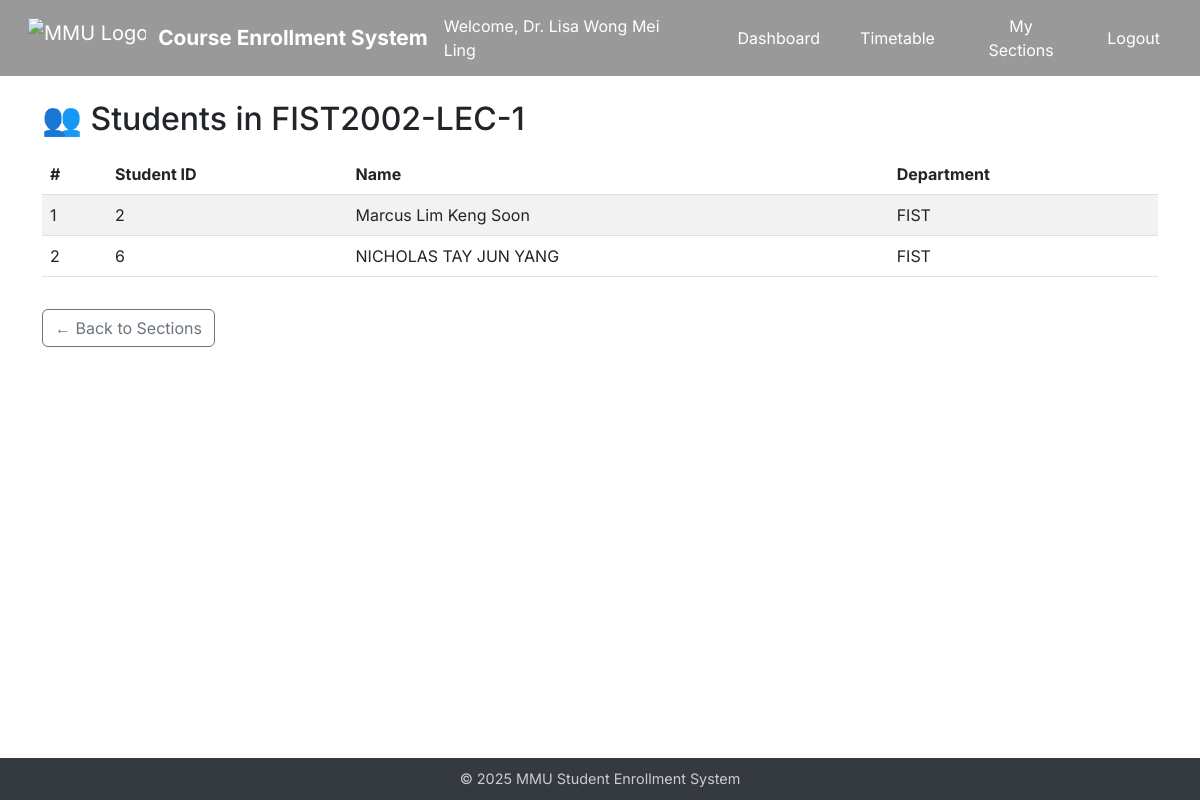
The page /instructor/section/7/students (signed in) on the database its author committed.
### app/models.py (models this page shows, shortened)
class Instructor(UserMixin, db.Model):
    id = db.Column(db.Integer, primary_key=True)
    name = db.Column(db.String(128), nullable=False)
    email = db.Column(db.String(128), unique=True, nullable=False)
    password_hash = db.Column(db.String(128))
    title = db.Column(db.String(64))         # 职称，例如 Lecturer
    department = db.Column(db.String(128))   # 部门，例如 FIST
    office = db.Column(db.String(128))       # 办公地址
    phone = db.Column(db.String(32))         # 电话
    biography = db.Column(db.Text)           # 个人简介
    profile_pic = db.Column(db.String(128))  # 头像路径
    @property
    def is_instructor(self):
        return True
    @property
    def is_admin(self):
        return False
    @property
    def is_student(self):
        return False

class Section(db.Model):
    id = db.Column(db.Integer, primary_key=True)
    course_id = db.Column(db.Integer, db.ForeignKey('course.id'), nullable=False)
    name = db.Column(db.String(20), nullable=False)
    type = db.Column(db.String(20), nullable=False)
    location = db.Column(db.String(128), nullable=False)    # ✅ 加这个
    day = db.Column(db.String(20), nullable=False)
    start_time = db.Column(db.Time, nullable=False)         # ✅ 建议用标准时间类型
    end_time = db.Column(db.Time, nullable=False)
    quota = db.Column(db.Integer, nullable=False)
    instructor_id = db.Column(db.Integer, db.ForeignKey("instructor.id"))
    instructor = db.relationship('Instructor', backref='sections')
    course = db.relationship("Course", back_populates="sections")
    enrollments = db.relationship("Enrollment", back_populates="section", cascade="all, delete")

class Student(UserMixin, db.Model):
    id = db.Column(db.Integer, primary_key=True)
    name = db.Column(db.String(64))
    email = db.Column(db.String(120), unique=True)
    department = db.Column(db.String(64))
    password_hash = db.Column(db.String(128))
    scholarship_percentage = db.Column(db.Integer, default=0)
    enrollments = db.relationship('Enrollment', backref='student', lazy=True)

### app/routes/instructor.py (the view)
@instructor_bp.route("/section/<int:section_id>/students")
@login_required
def section_students(section_id):
    if not current_user.is_instructor:
        abort(403)
    section = Section.query.get_or_404(section_id)
    if section.instructor_id != current_user.id:
        abort(403)
    students = [e.student for e in section.enrollments]
    return render_template("instructor/section_students.html", section=section, students=students)

### app/templates/instructor/section_students.html (shortened to what this page needs)
{% extends "base.html" %}
{% block content %}
<h2 class="mb-3">👥 Students in {{ section.name }}</h2>
<table class="table table-striped">
    <thead>
        <tr>
            <th>#</th>
            <th>Student ID</th>
            <th>Name</th>
            <th>Department</th>
        </tr>
    </thead>
    <tbody>
        {% for student in students %}
        <tr>
            <td>{{ loop.index }}</td>
            <td>{{ student.id }}</td>
            <td>{{ student.name }}</td>
            <td>{{ student.department }}</td>
        </tr>
        {% endfor %}
    </tbody>
</table>
<a href="{{ url_for('instructor.sections') }}" class="btn btn-outline-secondary mt-3">← Back to Sections</a>
{% endblock %}

### app/templates/base.html (shortened to what this page needs)
<!DOCTYPE html>
<html lang="en">
<head>
  {% block head %}
  <link href="https://cdn.jsdelivr.net/npm/bootstrap@5.3.0/dist/css/bootstrap.min.css" rel="stylesheet">
  {% endblock %}
</head>
<body>
<nav id="navbar" class="navbar navbar-expand-lg navbar-dark navbar-transparent fixed-top px-3" style="background-color: rgba(0,0,0,0.4);">
  <div class="container-fluid">
    <a class="navbar-brand d-flex align-items-center" href="{{ url_for('shared.index') }}">
      <img src="{{ url_for('static', filename='image/Multimedia_University_secondary_logo_2020.png') }}" alt="MMU Logo">
      <span>Course Enrollment System</span>
    </a>
    <div class="ms-auto d-flex align-items-center">
            {% if current_user.is_authenticated %}
        <span class="text-white me-3">
          Welcome,
          {% if current_user.is_admin %}
            {{ current_user.username }}
          {% elif current_user.is_student %}
            {{ current_user.name }}
          {% elif current_user.is_instructor %}
            {{ current_user.name }}
          {% endif %}
        </span>
        {% if current_user.is_admin %}
          <a class="btn btn-nav" href="{{ url_for('admin.admin_dashboard') }}">Dashboard</a>
          <a class="btn btn-nav" href="{{ url_for('admin.admin_all_students') }}">All Students</a>
          <a class="btn btn-nav" href="{{ url_for('admin.admin_credit_transfer') }}">Manage Credit Transfers</a>
          <a class="btn btn-nav" href="{{ url_for('admin.admin_instructor_list') }}">Manage Instructors</a>
          <a class="btn btn-nav" href="{{ url_for('admin.admin_reports') }}">Reports</a>
          <a class="btn btn-nav" href="{{ url_for('admin.admin_logout') }}">Logout</a>
        {% elif current_user.is_student %}
          <a class="btn btn-nav" href="{{ url_for('student.dashboard') }}">Dashboard</a>
          <a class="btn btn-nav" href="{{ url_for('student.profile') }}">My Profile</a>
          <a class="btn btn-nav" href="{{ url_for('student.finance') }}">Finance</a>
          <a class="btn btn-nav" href="{{ url_for('shared.logout') }}">Logout</a>
        {% elif current_user.is_instructor %}
          <a class="btn btn-nav" href="{{ url_for('instructor.dashboard') }}">Dashboard</a>
          <a class="btn btn-nav" href="{{ url_for('instructor.timetable') }}">Timetable</a>
          <a class="btn btn-nav" href="{{ url_for('instructor.sections') }}">My Sections</a>
          <a class="btn btn-nav" href="{{ url_for('shared.logout') }}">Logout</a>
        {% endif %}
      {% endif %}
    </div>
  </div>
</nav>
<main class="{% if request.endpoint == 'shared.index' %}{% else %}container{% endif %}" style="padding-top: 100px;">
  {% block content %}{% endblock %}
</main>
<footer>
  © 2025 MMU Student Enrollment System
</footer>
</body>
</html>

### app/templates/base.html (style rules this page uses)
body { margin: 0; padding: 0; min-height: 100vh; display: flex; flex-direction: column; font-family: 'Inter', sans-serif; background-color: transparent; }
main { flex: 1; }
footer { background: #343a40; color: #ccc; text-align: center; padding: 10px 0; font-size: 0.9rem; }
.navbar-transparent { background-color: rgba(0, 0, 0, 0.4) !important; backdrop-filter: blur(2px); -webkit-backdrop-filter: blur(2px); box-shadow: none !important; border: none !important; }
.navbar-brand img { height: 40px; margin-right: 12px; }
.navbar-brand span { color: white; font-size: 1.3rem; font-weight: bold; }
.btn-nav { background: transparent; color: white; border: none; font-size: 1rem; margin-left: 1rem; }

### rows shown on the page
Instructor: name "Dr. Lisa Wong Mei Ling"
Section: name "FIST2002-LEC-1"
Student: id "2", name "Marcus Lim Keng Soon", department "FIST"
Student: id "6", name "NICHOLAS TAY JUN YANG", department "FIST"
